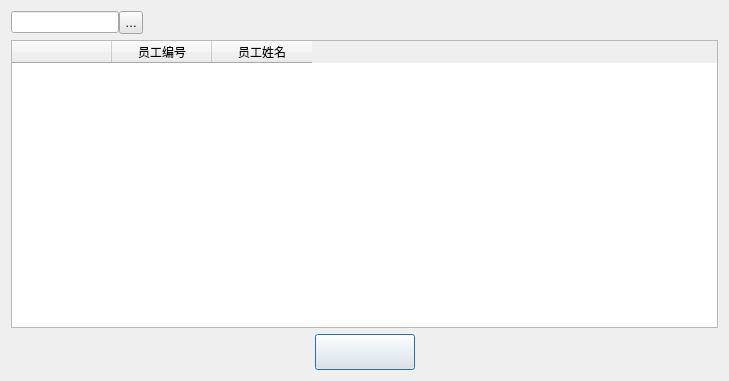
<?xml version="1.0" encoding="UTF-8"?>
<ui version="4.0">
 <class>selectemployerDialog</class>
 <widget class="QDialog" name="selectemployerDialog">
  <property name="windowModality">
   <enum>Qt::ApplicationModal</enum>
  </property>
  <property name="geometry">
   <rect>
    <x>0</x>
    <y>0</y>
    <width>729</width>
    <height>381</height>
   </rect>
  </property>
  <property name="windowTitle">
   <string>选择报销人</string>
  </property>
  <property name="styleSheet">
   <string notr="true">Dialog#selectemployerDialog{background-color: rgb(255, 255, 255);}
</string>
  </property>
  <layout class="QVBoxLayout" name="verticalLayout">
   <item>
    <layout class="QHBoxLayout" name="horizontalLayout_2">
     <property name="leftMargin">
      <number>0</number>
     </property>
     <property name="topMargin">
      <number>0</number>
     </property>
     <item>
      <layout class="QHBoxLayout" name="horizontalLayout_3">
       <property name="spacing">
        <number>0</number>
       </property>
       <property name="rightMargin">
        <number>0</number>
       </property>
       <item>
        <widget class="QLineEdit" name="lineEdit">
         <property name="sizePolicy">
          <sizepolicy hsizetype="Fixed" vsizetype="Fixed">
           <horstretch>0</horstretch>
           <verstretch>0</verstretch>
          </sizepolicy>
         </property>
        </widget>
       </item>
       <item>
        <widget class="QToolButton" name="toolButton">
         <property name="styleSheet">
          <string notr="true">width:16px;
height:16px;
background-color:rgba(229,229,229,1);</string>
         </property>
         <property name="text">
          <string>检索员工</string>
         </property>
         <property name="icon">
          <iconset resource="res.qrc">
           <normaloff>:/imag/serch.png</normaloff>:/imag/serch.png</iconset>
         </property>
         <property name="iconSize">
          <size>
           <width>20</width>
           <height>20</height>
          </size>
         </property>
         <property name="toolButtonStyle">
          <enum>Qt::ToolButtonIconOnly</enum>
         </property>
         <property name="autoRaise">
          <bool>false</bool>
         </property>
        </widget>
       </item>
      </layout>
     </item>
     <item>
      <spacer name="horizontalSpacer_4">
       <property name="orientation">
        <enum>Qt::Horizontal</enum>
       </property>
       <property name="sizeHint" stdset="0">
        <size>
         <width>40</width>
         <height>20</height>
        </size>
       </property>
      </spacer>
     </item>
    </layout>
   </item>
   <item>
    <widget class="QTableWidget" name="tableWidget">
     <property name="styleSheet">
      <string notr="true"/>
     </property>
     <property name="sortingEnabled">
      <bool>false</bool>
     </property>
     <column>
      <property name="text">
       <string/>
      </property>
     </column>
     <column>
      <property name="text">
       <string>员工编号</string>
      </property>
     </column>
     <column>
      <property name="text">
       <string>员工姓名</string>
      </property>
     </column>
    </widget>
   </item>
   <item>
    <layout class="QHBoxLayout" name="horizontalLayout">
     <item>
      <spacer name="horizontalSpacer_2">
       <property name="orientation">
        <enum>Qt::Horizontal</enum>
       </property>
       <property name="sizeHint" stdset="0">
        <size>
         <width>40</width>
         <height>20</height>
        </size>
       </property>
      </spacer>
     </item>
     <item>
      <widget class="QPushButton" name="pushButtoncancel">
       <property name="minimumSize">
        <size>
         <width>100</width>
         <height>36</height>
        </size>
       </property>
       <property name="styleSheet">
        <string notr="true">border-image: url(:/imag/anniu_01.png);</string>
       </property>
       <property name="text">
        <string/>
       </property>
       <property name="flat">
        <bool>false</bool>
       </property>
      </widget>
     </item>
     <item>
      <spacer name="horizontalSpacer_3">
       <property name="orientation">
        <enum>Qt::Horizontal</enum>
       </property>
       <property name="sizeHint" stdset="0">
        <size>
         <width>40</width>
         <height>20</height>
        </size>
       </property>
      </spacer>
     </item>
    </layout>
   </item>
  </layout>
 </widget>
 <resources>
  <include location="res.qrc"/>
 </resources>
 <connections/>
</ui>
